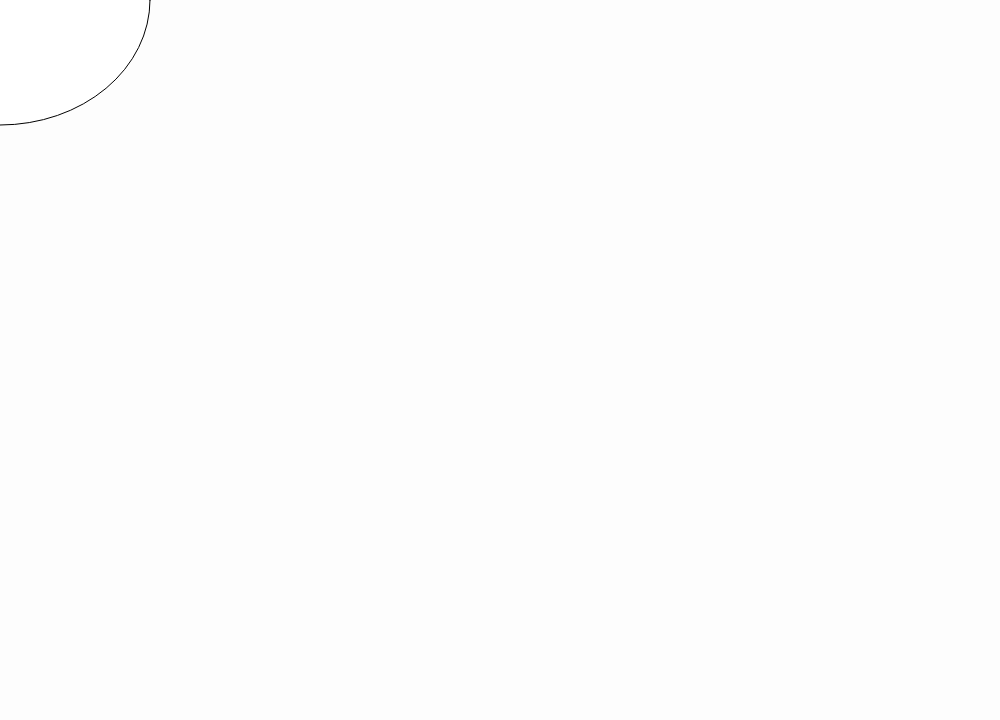
Frame 1 (no input)
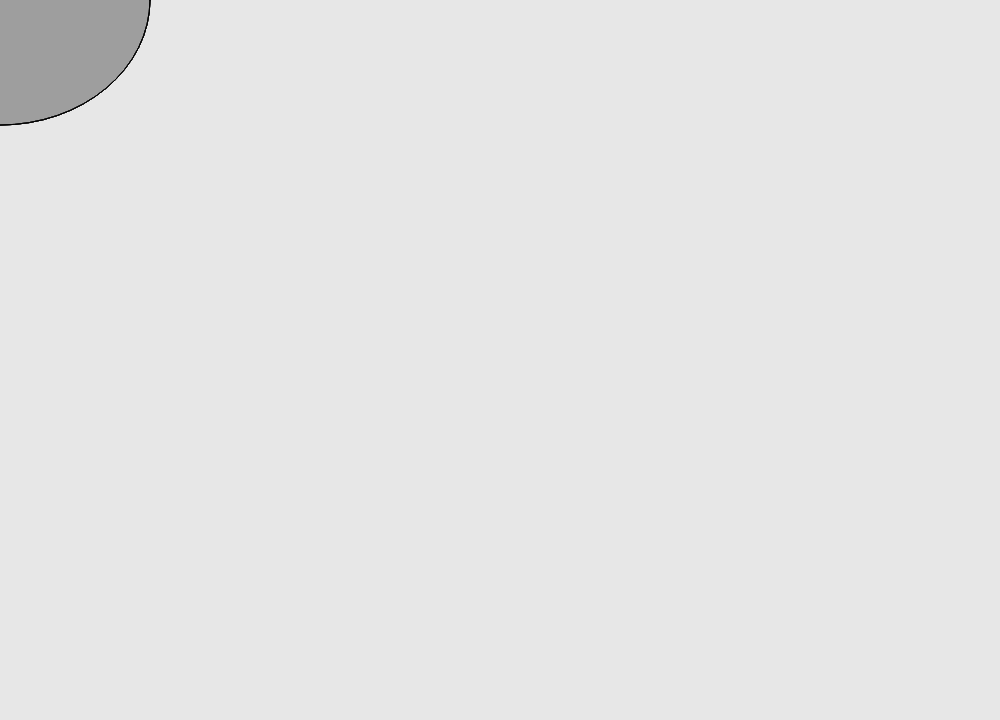
Frame 60 (no input)
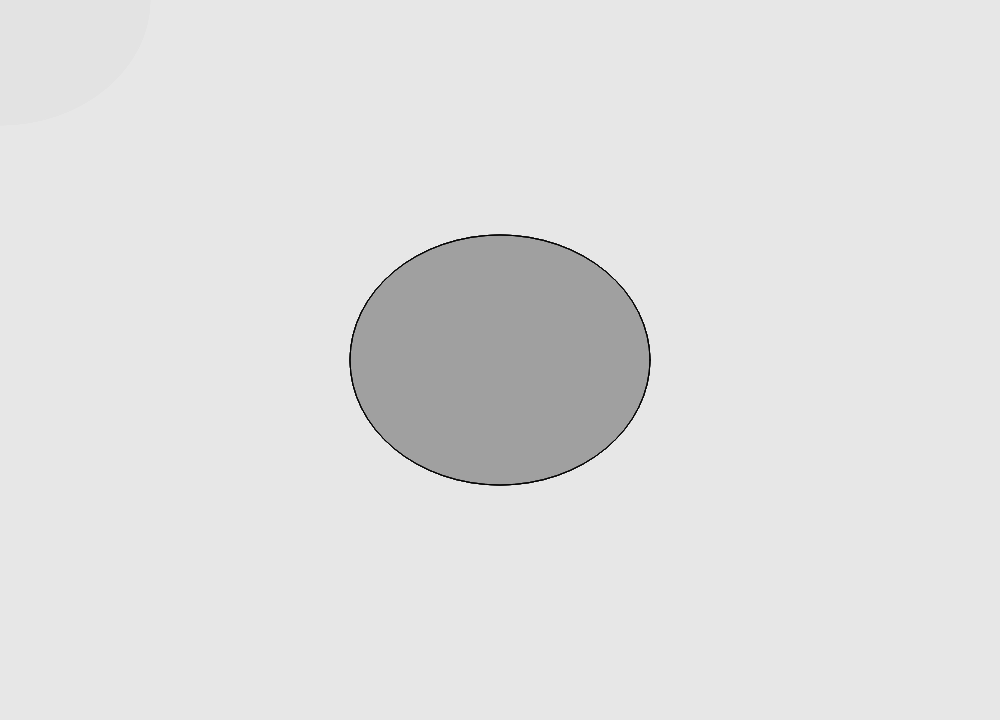
Frame 120 (the mouse pressed at the canvas centre since frame 60)

The p5.js sketch that drew these frames (run headless with seeded random() and noise() and a simulated clock; from frame 60 on, the mouse is pressed at the canvas centre):

// p5.js sketch
// ── sketch.js
function setup() {
  createCanvas(1000,720);
}

function draw() {
  background(231,22);
  ellipse(mouseX,mouseY , 300, 250);
  fill(120, 35);
}
